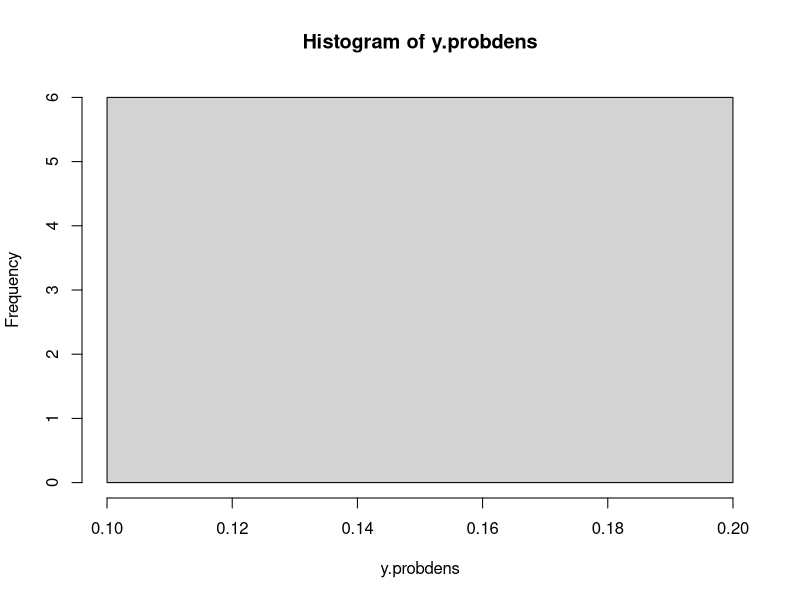
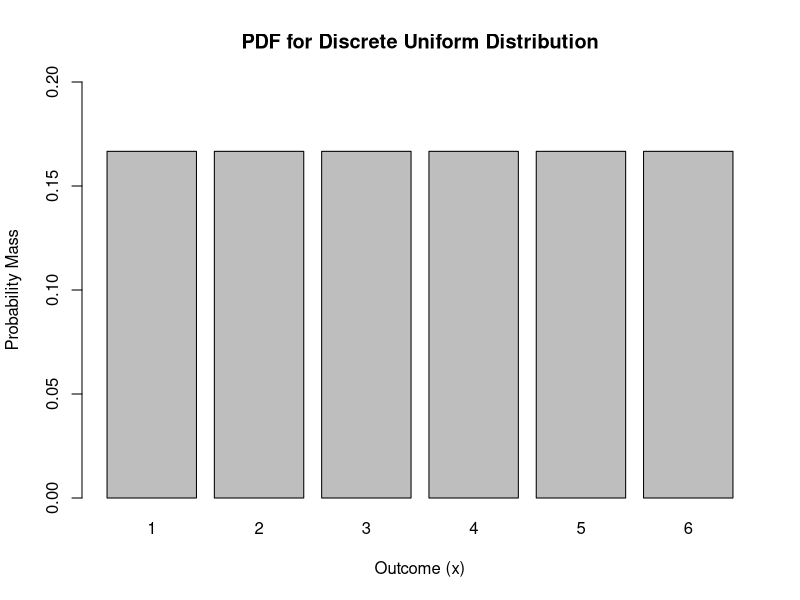
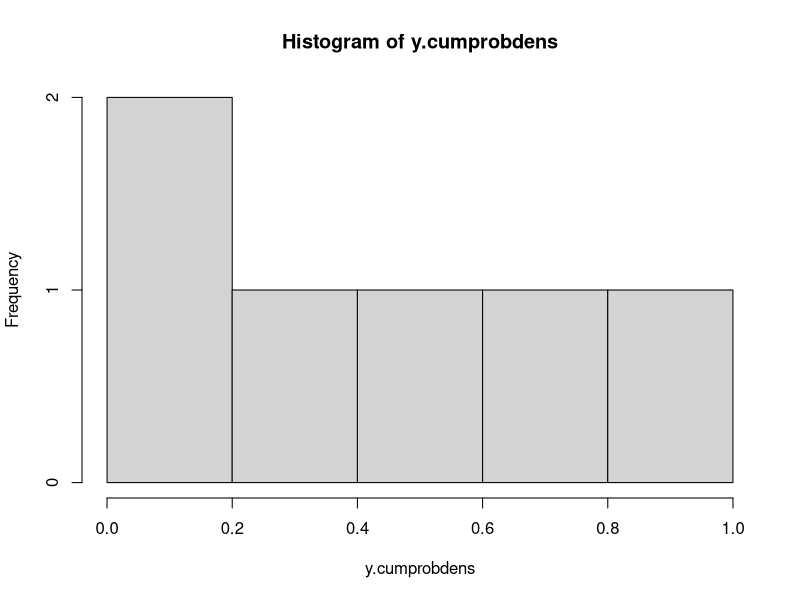
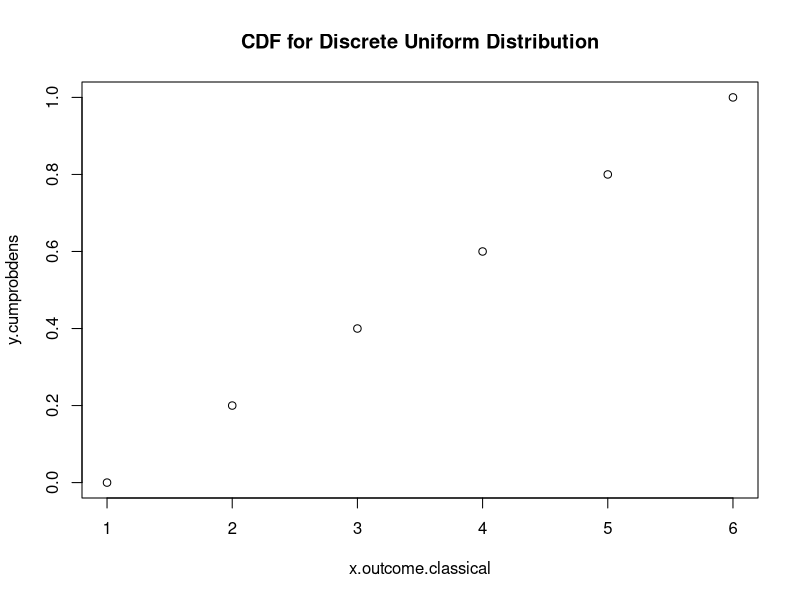
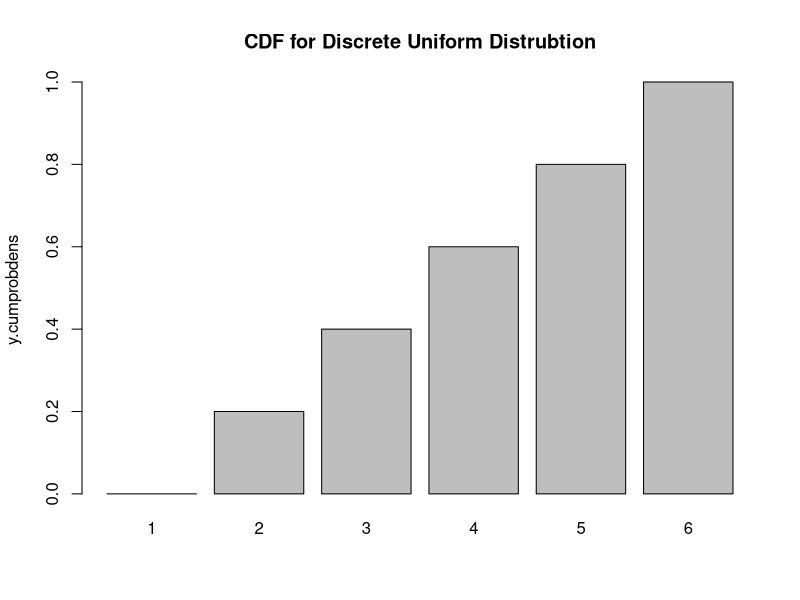
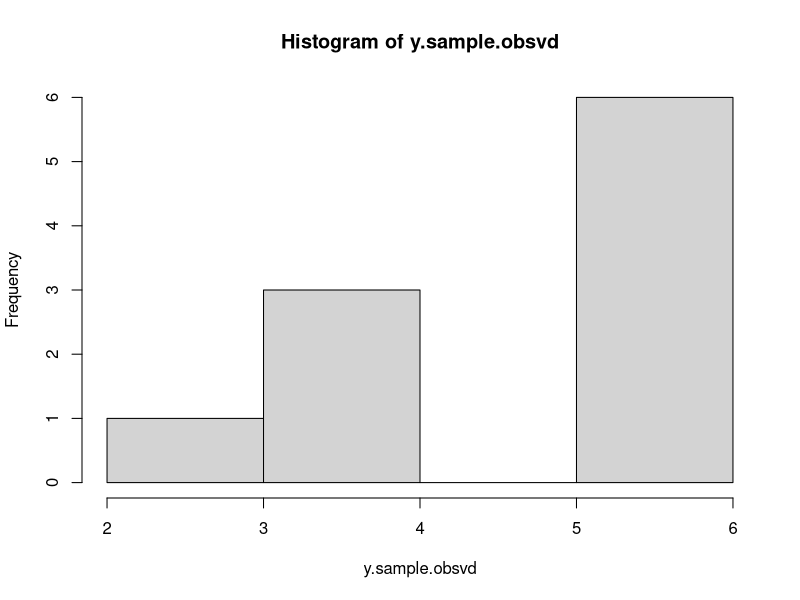
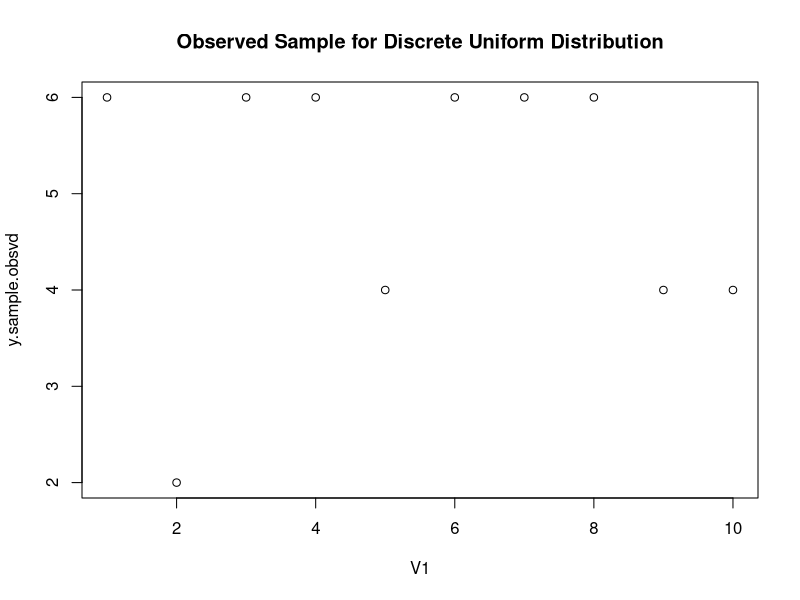
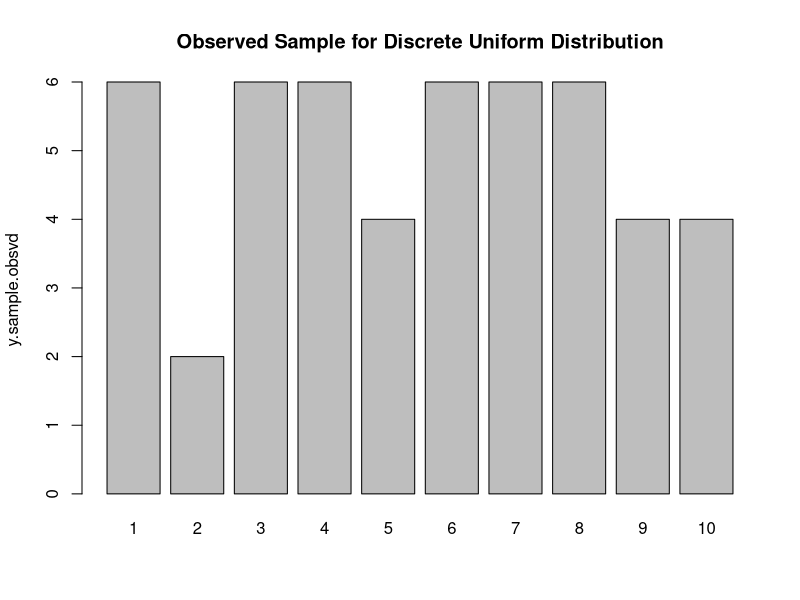

Recreate these plots in R, in order.
####+####+####+####+####+####+####+####+####+####+####+####+####+####+####+####+

#Marc d. Paradis
#R 3.5.1 for Windows
#RStudio 1.1.456

# Example of the Discrete Uniform Distribution
# A Fair Six-Sided Die

x.outcome.classical <- 1:6 # By default R coerces this vector to be integer

# This is actually a Random Variable representation of pips 1 to 6, which are
# the actual physical outcomes. There is also an implicit interval scale
# associated with this RV i.e. that the outcome 2 is twice as large as the
# outcome 1, and the outcome 4 is twice as large as the outcome 2, etc. While
# this is technically incorrect as the actual scale of pips is nominal. The
# pips on the die could as easily be a pictures of a dog, a cat, a bird, a
# house, a car and a banana as easily as the numbers 1, 2, 3, 4, 5, 6.

# The first R distribution function we will look at is dunif() which will take
# an interval RV input as x-values and output the corresponding probability as
# a y-value. d stands for distribution.

# dunif(
#   x = , # vector of outcomes
#   min = 0, # lower limit of distribution
#   max = 1, # upper limit of distribution
#   log = FALSE # do not log transform probabilities
# )

# So let's use the min() function in R to set the lower limit on our 
# distribution.

x.min.classical <- min(x.outcome.classical)

# and the max() functionto set the upper limit on our distribution.

x.max.classical <- max(x.outcome.classical)

# We can now calculate the theoretical probability densities that for our 
# discrete Random Variable.

y.probdens <- # y-axis output: vector of outcome probabilities
  dunif(
    x = x.outcome.classical, # x-axis input: vector of outcomes as  
    # discrete, interval RV
    min = x.min.classical,
    max = x.max.classical
  )

#Let's take a look at the values in our new vector:

y.probdens

# but wait, there is something wrong.  We have six outcomes and each outcome
# appears to have a probability of 0.2, 6 * 0.2 = 1.2 and you cannot have a
# probability greater than 1!

# It turns out that this is due to a quirk in the dunif() in R.  When
# calculating the range, R subtracts the minimum (1) from the maximum (6) and
# thinks that there are 5 discrete values for the Random Variable.  For this 
# reason we need to make a small tweak to the min argument in the dunif():

y.probdens <- # y-axis output: vector of outcome probabilities
  dunif(
    x = x.outcome.classical, # x-axis input: vector of outcomes as  
    # discrete, interval RV
    min = x.min.classical - 1, # quirk of R dunif() range calculation
    max = x.max.classical
  )

y.probdens

# Much better! 6 * .16666667 = 1.0, just as we would expect from the
# theoretical discrete uniform distribution for a Random Variable with 6
# discrete outcomes.

# The histogram function in R takes the following form:

# hist(
#   x = , # values to be binned in the histogram
#   breaks = , # calculates the number of bins in the histogram
#   freq = TRUE, # if True then y-axis = freq; if False then 
                 # y-axis = probability mass
#   xlab = , # x-axis label
#   plot =  TRUE #
# )

# For the moment, let's take the defaults and see what happens

hist(
  x = y.probdens
  )

# Whoa! that doesn't look right...

# The hist() function is counting the number of identical values in the vector
# y.pdf and finds 6 values, each equal to 0.1667. So it puts 6 on the y-axis
# as "Frequency" and creates one bin bounded by 0.1 and 0.2 to place those
# six identical values into. Not very useful or very accurate.

# Let's try another, more explicit approach. Let's put our x values and our 
# y values into a dataframe and try again with a barplot.

barplot(
  height = y.probdens, # height of discrete uniform distribution (y-axis)
  main = 'PDF for Discrete Uniform Distribution', # Plot title
  names.arg = x.outcome.classical, # discrete outcomes (x-axis)
  xlab = 'Outcome (x)', # x-axis label
  ylab = 'Probability Mass', # y-axis label
  ylim = c(
    0, 
    round(
      x = max(y.probdens),
      digits = 1
      )
    ) # creates vector of values from 0 to 0.2
  )

# By contrast, the barplot graphs ordinal RV outcomes on the 'x-axis' and the
# discrete probability density on the y-axis

# The next R distribution function, punif is really exactly the same as dunif,
# it takes the same outputs, but rather than returning the probability density
# at each input x, it returns the cumulative, that is the sum of all previous,
# probability densities output by the distribution function.

y.cumprobdens <- # y-axis output: vector of cumulative probabilities of ordinal 
                 # outcomes
  punif(
    q = x.outcome.classical, # x-axis input: vector of outcomes as discrete, 
                             # interval RV
    min = x.min.classical,
    max = x.max.classical
    )

hist(y.cumprobdens)

# Default hist() function is even worse here, namely because it gets the count
# of bins wrong - this is a common problem with the hist() function in R.

df.unif.discrete.cdf <- 
  as.data.frame(
    cbind(
      x.outcome.classical,
      y.cumprobdens
      )
    )

plot(
  df.unif.discrete.cdf,
  main = 'CDF for Discrete Uniform Distribution'
  )

barplot(
  height = y.cumprobdens,
  main = 'CDF for Discrete Uniform Distrubtion',
  names.arg = c(1:6),
  ylab = 'y.cumprobdens'
  )

# The simplest way to understand qunif(), R's quantile distribution function
# is to think of it as the inverse of punif().  qunif() takes a set of 
# probabilities as inputs (x-axis) and outputs a set of outcomes (y-axis),
# expressed as a continous RV.

x.outcome.rv <- # y-axis output: vector of outcomes as a continuous RV
  qunif(
    p = y.cumprobdens, # x-axis input: vector of cumulative probability 
                       # densities
    min = x.min.classical,
    max = x.max.classical
    )

x.outcome.rv 

# N.B. if input cumulative probability densities, then output is identical to
# the classical outcomes expressed as an RV that we started with

x.outcome.rv == x.outcome.classical

# That can be a problematic output if our range is large and there is a small
# number of FALSEs. A more elegant way to assess the same is

all.equal(
  x.outcome.rv, 
  x.outcome.classical
  )

# Just to show you that the output is a continuous RV, we can input a vector
# of probabilities which do not map to discrete outcomes

x.outcome.rv <- 
  qunif(
    p = y.cumprobdens / pi, #Try replacing pi with values like 10 or 7
    min = x.min.classical,
    max = x.max.classical
    )

x.outcome.rv

# No surprise, if you input identical probabilities, the qunif() function
# outputs identical outcomes

x.outcome.rv <- 
  qunif(
    p = y.probdens,
    min = x.min.classical,
    max = x.max.classical
    )

# The last type of uniform distribution function we will look at is runif().
# runif() models a random sample of outcomes from a given number of trials.
# In our example here, runif() will simulate 10 independent rolls of our fair
# six-sided die. As an input, runif() takes a number of rolls (sometimes
# also called trials or observations) and outputs that number of observed
# outcomes. If n is equal to 10, then 

round(
  runif(
    n = 10, #x-axis input: n = number of rolls, trials or observations
    min = x.min.classical + 0.5,
    max = x.max.classical + 0.5
    )
  )

# You will notice some extra "stuff", namely a rounding function and an
# offset or bias of 0.5 added to both the minimum and maximum. This is
# necessary because the uniform distribution modeled in R is a continuous
# distribution which we need to convert into a discrete distribution. The
# offset insures that continuous outcomes less than 0.5 are rounded up and
# that there are is an equal number of opportunities to round values between
# 5.5 and 6.0 up.

# [0.5 - 1.5) -> 1
# [1.5 - 2.5) -> 2
# [2.5 - 3.5) -> 3
# [3.5 - 4.5) -> 4
# [4.5 - 5.5) -> 5
# [5.5 - 6.5) -> 6

# If we didn't do this we would be missing out on half the opportunities to
# round up to 6

# [0.5 - 1.5) -> 1
# [1.5 - 2.5) -> 2
# [2.5 - 3.5) -> 3
# [3.5 - 4.5) -> 4
# [4.5 - 5.5) -> 5
# [5.5 - 6.0] -> 6

# Note that in the very rare chance that 6.0000000 is pulled from the 
# continuous uniform distribution, this code will actually round up to 7. The
# chances of this occurring are EXCEEDINGLY small, but to be safe I could
# write defensive code such as

round(
  runif(
    n = 10, # x-axis input: n = number of rolls, trials or observations
    min = x.min.classical + 0.5,
    max = x.max.classical + 0.499999999 # Note 9 sig figs
    )
  )

# This is a bit of a clunky way to model discrete uniform distributions, so
# R has a much more elegant way using the sample() function

sample(
  x = 1:6, # Range of discrete outcomes
  size = 10, # Number of rolls, trials or observations
  replace = T # For every roll, all discrete outcomes are available
  )

# An important aspect of how R, or any programming language for that matter,
# models random selection is the concept of pseudorandom number generation.
# Pseudorandom refers to the fact that the generation of the random number
# actually requires a seed, by default a system timestamp. If you want to 
# return the same random number each time you run a function you can use the
# set.seed() function.

# In order to demonstrate this, I am going to first create a simple for-loop.
# In R the template for a for-loop is as follows

# variable.to.repeat <- NULL
# for(i in seq){
#   variable.to.repeat <- function()
#   print(variable.to.repeate)
#   }

x.outcome.loop <- NULL
for(i in 1:5){
  x.outcome.loop <- 
    sample(
      x = 1:6, # Range of discrete outcomes
      size = 10, # number of rolls, trials or observations
      replace = T # For every roll, all discrete outcomes are available
  )
  print(x.outcome.loop)
  }

# First you will notice that each run through the loop generates a different
# set of 10 outcomes. Try running the loop a few times and you will also
# notice that the outcomes (rolls of the die) are different every time.

# Now let's set the seed

x.outcome.loop <- NULL
for(i in 1:5){
  set.seed(1234) # Note that the seed needs to be set INSIDE the loop (lexical 
                 # scope)
  x.outcome.loop <- 
    sample(
      x = 1:6, # Range of discrete outcomes
      size = 10, # Number of rolls, trials or observations
      replace = T # For every roll, all discrete outcomes are available
  )
  print(x.outcome.loop)
}

# Back to our discrete RV uniform distribution. For simplicity we will use
# the sample() function

n <- 10 # x-axis input: number of rolls, trials or observations
y.sample.obsvd <- # y-axis output: observed outcomes
  sample(
    x = 1:6, # Range of discrete outcomes
    size = n, # x-axis input: number of rolls, trials or observations
    replace = T # For every roll, all discrete outcomes are available
         )

hist(y.sample.obsvd)

df.unif.discrete.sample <- 
  as.data.frame(
    cbind(
      c(1:n),
      y.sample.obsvd
      )
    )

plot(
  df.unif.discrete.sample,
  main = 'Observed Sample for Discrete Uniform Distribution'
  )

barplot(
  y.sample.obsvd,
  main = 'Observed Sample for Discrete Uniform Distribution',
  names.arg = c(1:n),
  ylab = 'y.sample.obsvd'
  )

table(y.sample.obsvd)
barplot(table(y.sample.obsvd))

n.frequentist <- 1000000 # x-axis input: 1,000,000 rolls, trials or 
                         # observations
y.sample.frequentist <- # y-axis output: observed outcomes
  sample(
    x = 1:6, # Range of discrete outcomes
    size = n.frequentist, # x-axis input: number of rolls, trials or 
                          # observations
    replace = T # For every roll, all discrete outcomes are available
    )
y.sample.frequentist <- table(y.sample.frequentist)

y.sample.frequentist <- y.sample.frequentist / n.frequentist

barplot(
  y.sample.frequentist,
  main = 'Frequentist Sample for Discrete Uniform Distribution'
  )

# Example of a Bernoulli Distribution/Process
# Flipping a fair coin

# Bernoulli Distribution is a special case of the Binomial Distribution where
# there is only one flip of the coin

size.bern <- 1 #single trial, flip or observation
prob.fair <- 0.5 #50-50 fair coin

x.outcome.bern <- c(0,1)

y.probdens.bern <- # y-axis output: vector of probabilities
  dbinom(
    x = x.outcome.bern, # x-axis input: vector of outcomes as discrete RV
    size = size.bern, # Single flip of the coin
    prob = prob.fair # Fair coin
    )

# We know that hist() has problems with discrete distributions so we will 
# stay with plot(s)) and barplot()

df.bern.discrete.pdf <- 
  as.data.frame(
    cbind(
      x.outcome.bern,
      y.probdens.bern
      )
    )

plot(df.bern.discrete.pdf)

barplot(y.probdens.bern)

y.cumdens.bern <- # y-axis output: 
  pbinom(
    q = x.outcome.bern, # x-axis input:
    size = size.bern,
    prob = prob.fair
    )

df.bern.discrete.cdf <-
  as.data.frame(
    cbind(
      x.outcome.bern,
      y.cumdens.bern
      )
    )

plot(df.bern.discrete.cdf)

barplot(y.cumdens.bern)

y.outcome.rv.bern <- #y-axis output: 
  qbinom(p = y.cumdens.bern, #x-axis input:
         size = size.bern,
         prob = prob.fair
         )

y.outcome.rv.bern

y.sample.frequentist.bern <- # y-axis output: observed outcomes
  sample(
    x = 0:1, # Range of discrete outcomes
    size = n.frequentist, # x-axis input: number of rolls, trials or 
                               # observations
    replace = T # For every roll, all discrete outcomes are available
    )
y.sample.frequentist.bern <- table(y.sample.frequentist.bern)

y.sample.frequentist.bern <- y.sample.frequentist.bern / n.frequentist

barplot(
  y.sample.frequentist.bern,
  main = 'Frequentist Sample for Discrete Bernoulli Distribution'
  )

# Example of a Binomial Distribution
# Flipping a fair coin many times

size.binom <- 100 # Number of flips, trials or observations
nbr.successes <- c(0:size.binom) # Number of successes, whether heads or tails, 
                                 # just choose one to be the success

y.probdens.binom <- # y-axis output: probability of that number of successes
  dbinom(
    x = nbr.successes, # x-axis input: number of successes
    size = size.binom,
    prob = prob.fair
    )

df.binom.discrete.pdf <-
  cbind(
    nbr.successes,
    y.probdens.binom
    )

plot(df.binom.discrete.pdf)

barplot(y.probdens.binom)

y.cumdens.binom <-
  pbinom(
    q = nbr.successes,
    size = size.binom,
    prob = prob.fair
    )

df.binom.discrete.cdf <-
  cbind(
    nbr.successes,
    y.cumdens.binom
    )

plot(df.binom.discrete.cdf)

barplot(y.cumdens.binom)

x.outcomes.binom <-
  qbinom(
    p = y.cumdens.binom,
    size = size.binom,
    prob = prob.fair
    )

y.sample.frequentist.binom <-
  rbinom(
    n = n.frequentist, 
    size = size.binom, 
    prob = prob.fair
    )

head(y.sample.frequentist.binom)

plot(y.sample.frequentist.binom) # Because of large n, takes time to plot

# Super Important Point: Even though the y-axis on all probability
# distributions is the same, the x-axis differs significantly between them!

rm(list=ls()) #Clears global environment of all visible objects (some hidden
              #objects may remain)

#END
